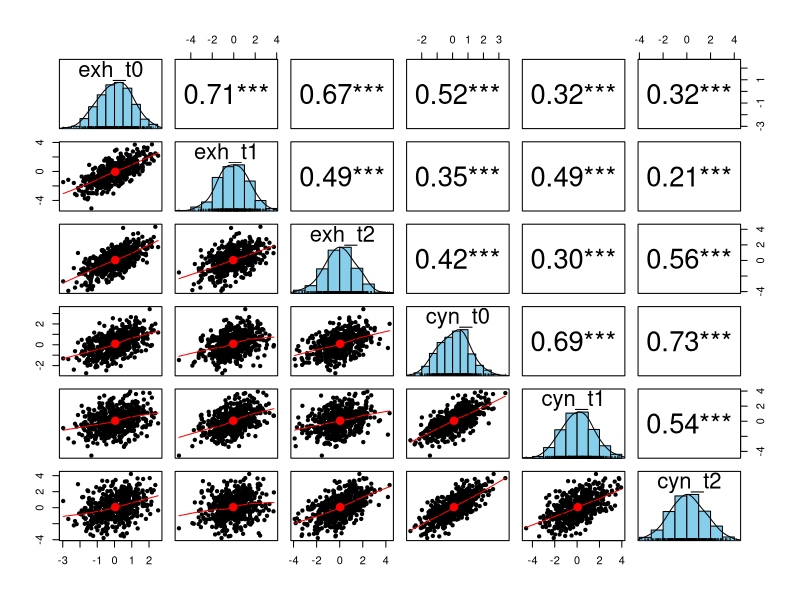
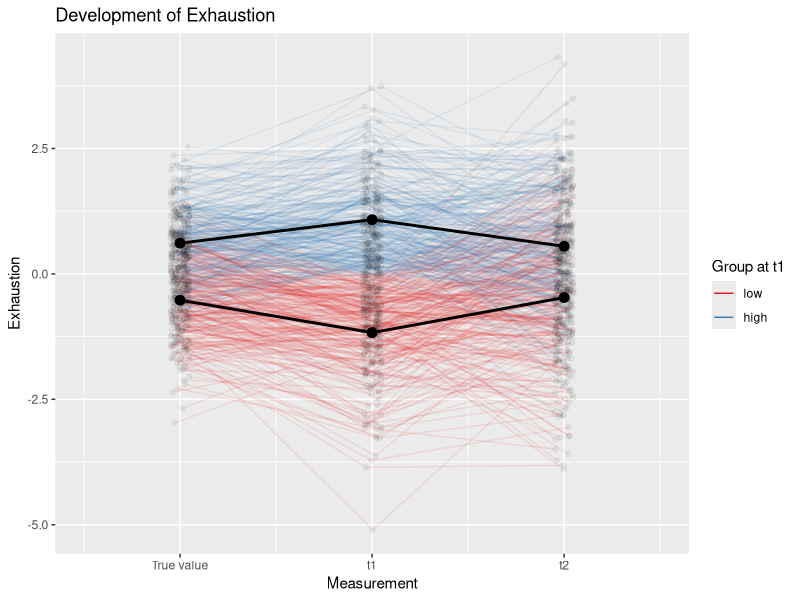
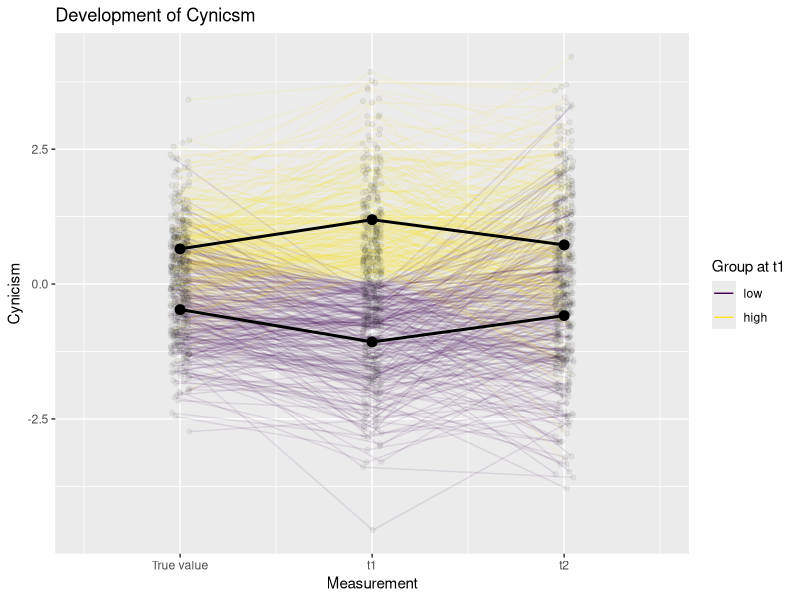
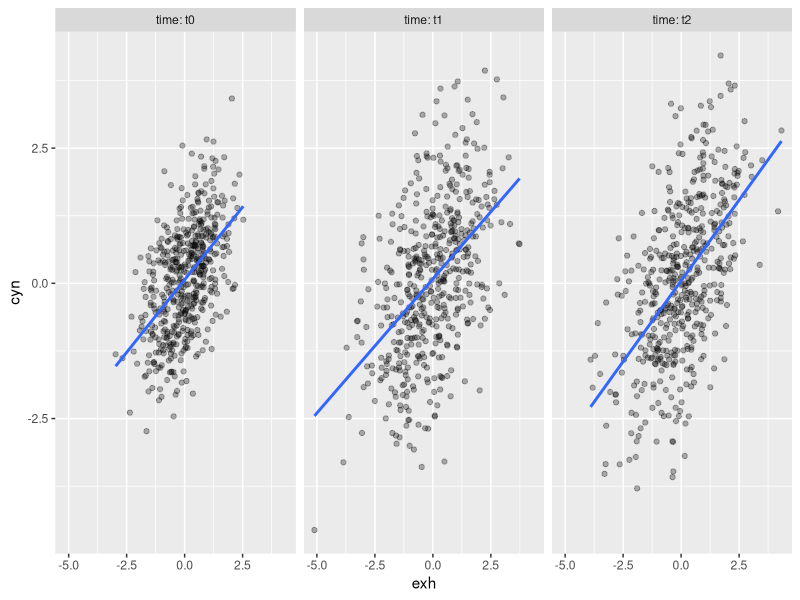
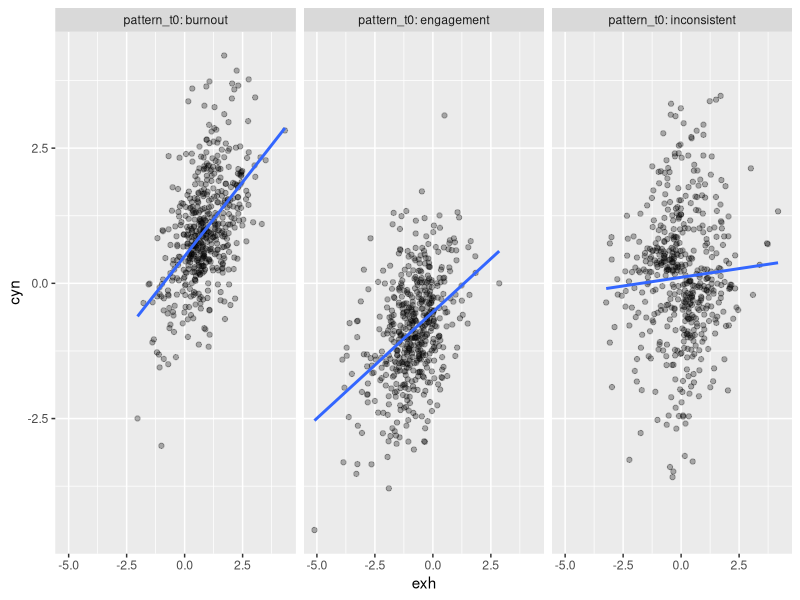
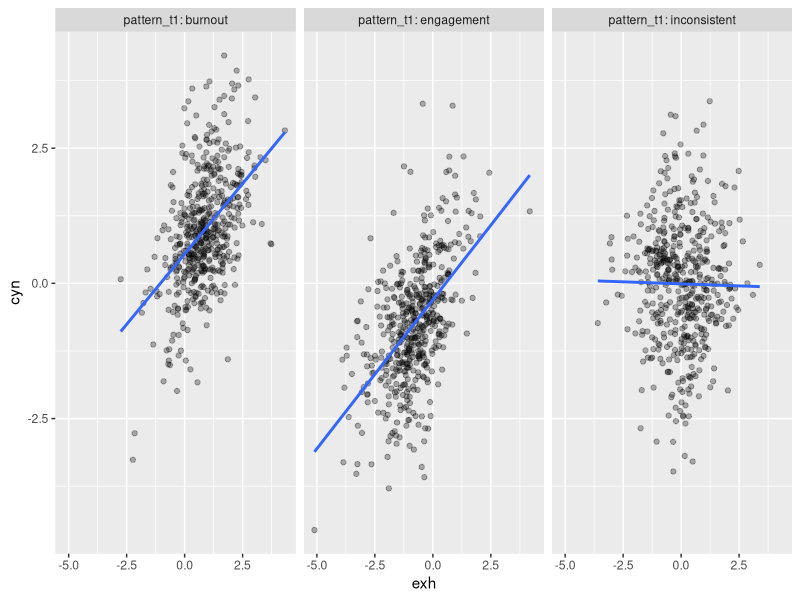
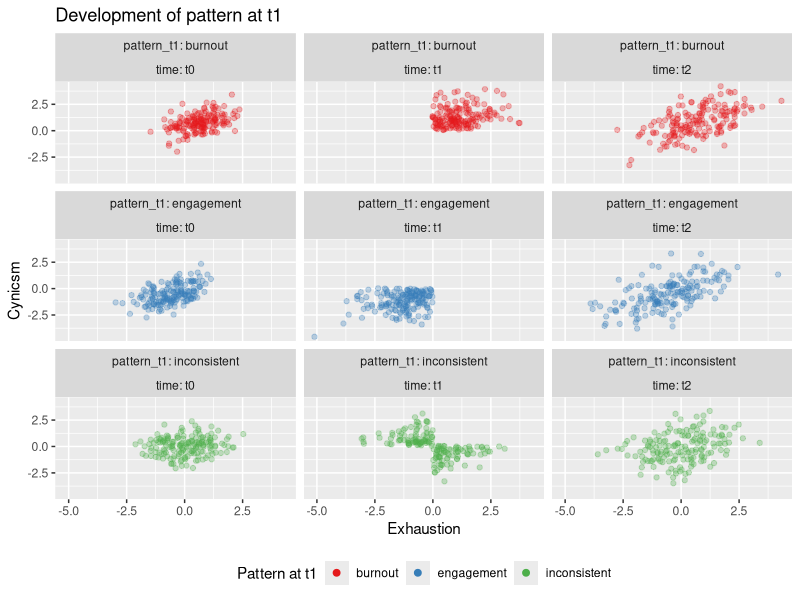
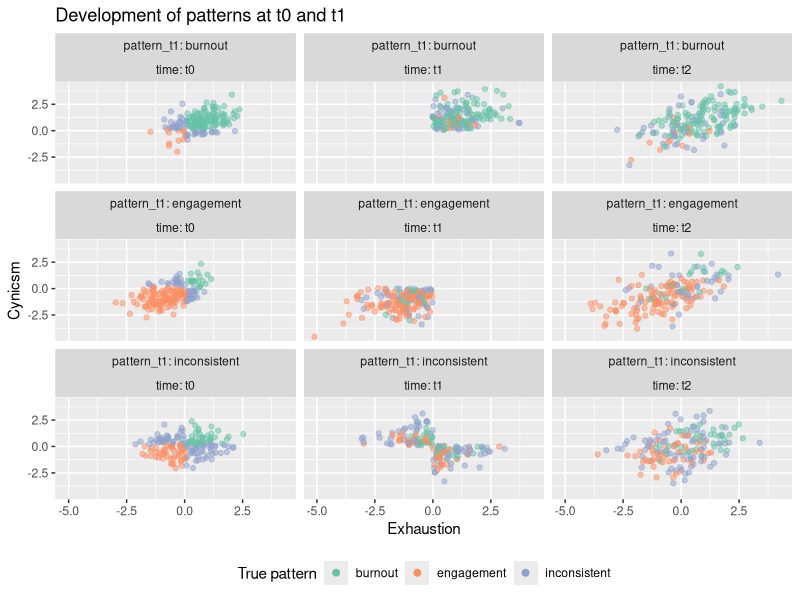

Generate these figures, in order, with R:
## ---- chunk 1
# global RMarkdown options
knitr::opts_chunk$set(echo = FALSE, message = FALSE, warning = FALSE)

# load packages
library(MASS)
library(tidyverse)
library(corrplot)
## ---- chunk 2
simdata <- function(n = 500, r = 0.55, mu = c(0, 0), names = c("exh", "cyn")) {
  s = matrix(c(1, r, r, 1), ncol = 2)
  x <- matrix(rep(NA, times = n*2), ncol = 2)
  id <- rep(NA, times = n)
  
 if (is.vector(mu)) {
    x <- mvrnorm(mu = mu, Sigma = s, n = n)
    id <- 1:n
 } else if (nrow(mu) == n) {
   
    for (i in 1:n) {
      tmu <- c(mu[[i,1]], mu[[i, 2]])
      x[i,] <- mvrnorm(mu = tmu, Sigma = s, n = 1)
      id[i] <- i
    }  
  }
  colnames(x) <- names
  d <- as_tibble(x)
  d$id <- id
  
  return(d)
}
## ---- chunk 3
sim_covariate <- function(n = 500, r = 0.6) {
  s = matrix(c(1, r, r^2, r, 1, r^2, r^2, r, 1), ncol = 3)
  x <- mvrnorm(mu = c(0, 0, 0), Sigma = s, n = n)
  colnames(x) <- c("t0", "t1", "t2")
  d <- as_tibble(x) %>% 
    mutate(id = 1:n()) %>% 
    pivot_longer(t0:t2, names_to = "time") %>% 
    arrange(time)
  return(d %>% pull("value"))
}
## ---- chunk 4
true <- simdata()
t1 <- simdata(mu = true)
t2 <- simdata(mu = true)
true$time <- "t0"
t1$time <- "t1"
t2$time <- "t2"
## ---- chunk 5
corrdat <- bind_rows(true, t1, t2) %>% 
  pivot_wider(names_from = "time", values_from = c("exh", "cyn")) %>% 
  dplyr::select(-id) 

corrmat <- corrdat %>% cor()

corrmat %>% round(2)
## ---- chunk 6
corrdat %>% psych::pairs.panels(hist.col = "skyblue", stars = TRUE)
## ---- chunk 7
values <- bind_rows(true, t1, t2) %>% 
  
  group_by(time) %>% 
  mutate(median.exh = median(exh)) %>% 
  mutate(median.cyn = median(cyn)) %>% 
  ungroup() %>% 
  
  mutate(exh.status = ifelse(exh < median.exh, "low", "high")) %>% 
  mutate(cyn.status = ifelse(cyn < median.cyn, "low", "high")) %>% 
  mutate(exh.status = factor(exh.status, levels = c("low", "high"), 
                             ordered = TRUE)) %>%
  mutate(cyn.status = factor(cyn.status, levels = c("low", "high"),
                             ordered = TRUE)) %>% 
  
  mutate(pattern = case_when(
    (exh < median.exh) & (cyn < median.cyn) ~ "engagement",
    exh.status != cyn.status ~ "inconsistent",
    (exh > median.exh) & (cyn > median.cyn) ~ "burnout"
  ))

values
## ---- chunk 8
df <- values %>% 
  mutate(workload = sim_covariate()) %>% 
  mutate(control = sim_covariate()) %>% 
  mutate(reward = sim_covariate()) %>% 
  mutate(community = sim_covariate()) %>% 
  mutate(fairness = sim_covariate()) %>% 
  mutate(values = sim_covariate())
## ---- chunk 9
jitter <- runif(n = nrow(df), min = -0.05, max = 0.05)

df <- df %>% 
  mutate(time.int = recode(time, "t0" = 1, "t1" = 2, "t2" = 3)) %>% 
  mutate(time.jit = time.int + jitter)

df
## ---- chunk 10
status_wide <- df %>% 
  dplyr::select(id, time, exh.status, cyn.status) %>% 
  pivot_wider(names_from = "time", values_from = c("exh.status", "cyn.status"))

df <- left_join(df, status_wide, by = "id")

status_wide  
## ---- chunk 11
pattern_wide <- df %>% 
  dplyr::select(id, time, pattern) %>% 
  pivot_wider(names_from = "time", values_from = pattern, names_glue="{.value}_{time}")

df <- left_join(df, pattern_wide, by = "id")

pattern_wide  
## ---- chunk 12
df %>% 
  mutate(group.exh = exh.status_t1) %>% 
  ggplot() +
  aes(x = time.jit, y = exh) +
  geom_line(aes(group = id, color = group.exh), alpha = 0.1) +
  geom_point(alpha = 0.05) +
  scale_color_brewer(palette = "Set1") +
  # geom_hline(yintercept = medians$median.exh_t1, linetype = "dashed") +
  scale_x_continuous(limits = c(0.5, 3.5), breaks = 1:3, 
                     labels = c("True value", "t1", "t2")) +
  labs(x = "Measurement", y = "Exhaustion", color = "Group at t1",
       title = "Development of Exhaustion") +
  guides(colour = guide_legend(override.aes = list(alpha = 1, size=2))) +
  stat_summary(fun = "mean", 
               aes(x = time.int, group = group.exh), 
               geom = "line", size = 1) +
  stat_summary(fun = "mean", 
               aes(x = time.int, group = group.exh), 
               geom = "point", size = 3) +
  NULL
## ---- chunk 13
df %>% 
  mutate(group.cyn = cyn.status_t1) %>% 
  ggplot() +
  aes(x = time.jit, y = cyn) +
  geom_line(aes(group = id, color = group.cyn), alpha = 0.1) +
  geom_point(alpha = 0.05) +
  # scale_color_brewer(palette = "Set2") +
  # geom_hline(yintercept = medians$median.exh_t1, linetype = "dashed") +
  scale_x_continuous(limits = c(0.5, 3.5), breaks = 1:3, 
                     labels = c("True value", "t1", "t2")) +
  labs(x = "Measurement", y = "Cynicism", color = "Group at t1",
       title = "Development of Cynicsm") +
  guides(colour = guide_legend(override.aes = list(alpha = 1, size=2))) +
  stat_summary(fun = "mean", 
               aes(x = time.int, group = group.cyn), 
               geom = "line", size = 1) +
  stat_summary(fun = "mean", 
               aes(x = time.int, group = group.cyn), 
               geom = "point", size = 3) +
  NULL
## ---- chunk 14
df %>% 
  ggplot() +
  aes(x = exh, y = cyn) +
  geom_point(alpha = 0.3) +
  geom_smooth(method = "lm", se = F) +
  facet_wrap(~time, labeller = label_both)
## ---- chunk 15
df %>% 
  ggplot() +
  aes(x = exh, y = cyn) +
  geom_point(alpha = 0.3) +
  geom_smooth(method = "lm", se = F) +
  facet_wrap(~pattern_t0, labeller = label_both)
## ---- chunk 16
df %>% 
  ggplot() +
  aes(x = exh, y = cyn) +
  geom_point(alpha = 0.3) +
  geom_smooth(method = "lm", se = F) +
  facet_wrap(~pattern_t1, labeller = label_both)
## ---- chunk 17
df %>% 
  ggplot() +
  aes(x = exh, y = cyn, color = pattern_t1) +
  geom_point(alpha = 0.3) +
  facet_wrap(~time, labeller = label_both) +
  facet_wrap(pattern_t1~time, labeller = label_both) +
  scale_color_brewer(palette = "Set1") +
  theme(legend.position = "bottom") +
  guides(colour = guide_legend(override.aes = list(alpha = 1, size=2))) +
  labs(x = "Exhaustion", y = "Cynicsm", color = "Pattern at t1",
       title = "Development of pattern at t1")
## ---- chunk 18
df %>% 
  ggplot() +
  aes(x = exh, y = cyn, color = pattern_t0) +
  geom_point(alpha = 0.5) +
  facet_wrap(pattern_t1~time, labeller = label_both) +
  scale_color_brewer(palette = "Set2") +
  theme(legend.position = "bottom") +
  guides(colour = guide_legend(override.aes = list(alpha = 1, size=2))) +
  labs(x = "Exhaustion", y = "Cynicsm", color = "True pattern",
       title = "Development of patterns at t0 and t1")
## ---- chunk 19
df %>% 
  ggplot() +
  aes(x = exh, y = cyn, color = pattern_t0) +
  geom_point(alpha = 0.5) +
  facet_wrap(pattern_t0~time, labeller = label_both) +
  scale_color_brewer(palette = "Set2") +
  theme(legend.position = "bottom") +
  guides(colour = guide_legend(override.aes = list(alpha = 1, size=2))) +
  labs(x = "Exhaustion", y = "Cynicsm", color = "True pattern",
       title = "Development of pattern at t0")
## ---- chunk 20
df %>% 
  ggplot() +
  aes(x = exh, y = cyn, color = pattern_t2) +
  geom_point(alpha = 0.4) +
  facet_wrap(pattern_t1~time, labeller = label_both) +
  scale_color_brewer(palette = "Dark2") +
  theme(legend.position = "bottom") +
  guides(colour = guide_legend(override.aes = list(alpha = 1, size=2))) +
  labs(x = "Exhaustion", y = "Cynicsm", color = "Pattern at t2",
       title = "Development of patterns at t1 and t2")
